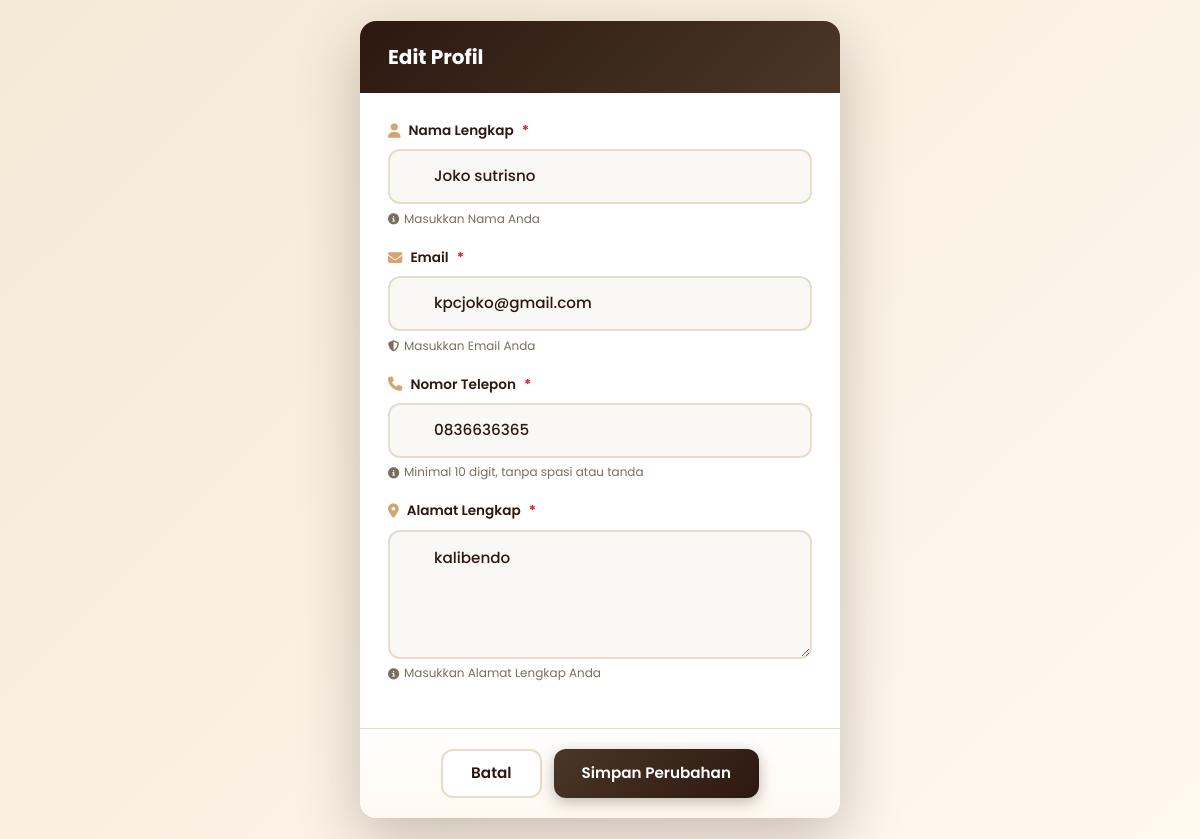
Page /customer/edit_profile.php (signed in) on the committed database.
### tables this page shows
CREATE TABLE `users` (
  `id` int(11) NOT NULL,
  `username` varchar(50) NOT NULL,
  `password` varchar(255) NOT NULL,
  `role` enum('admin','manager','customer') NOT NULL,
  `nama_lengkap` varchar(100) NOT NULL,
  `email` varchar(100) NOT NULL,
  `telepon` varchar(15) DEFAULT NULL,
  `alamat` text DEFAULT NULL,
  `created_at` timestamp NOT NULL DEFAULT current_timestamp()
);

### customer/edit_profile.php (the view, shortened to what this page needs)
<?php
require_once '../config/config.php';
$user_id = $_SESSION['user_id'];
$query = "SELECT * FROM users WHERE id='$user_id'";
$result = mysqli_query($conn, $query);
$user = mysqli_fetch_assoc($result);
?>
<!DOCTYPE html>
<html lang="id">
<head>
    <link href="https://cdn.jsdelivr.net/npm/bootstrap@5.3.0/dist/css/bootstrap.min.css" rel="stylesheet">
    <link rel="stylesheet" href="https://cdnjs.cloudflare.com/ajax/libs/font-awesome/6.4.0/css/all.min.css">
    <link rel="stylesheet" href="css/edit.css">
</head>
<body>
    <div class="edit-card">
        <div class="edit-header">
            <h3 class="edit-title">Edit Profil</h3>
        </div>
        <div class="edit-body">
            <form method="POST" action="" id="profileForm">
                <div class="form-group">
                    <label class="form-group-label">
                        <i class="fas fa-user"></i>
                        Nama Lengkap
                        <span class="required">*</span>
                    </label>
                    <div class="input-wrapper">
                        <input type="text" name="nama" class="form-control-custom"
                            value="<?= htmlspecialchars($user['nama_lengkap'] ?? '') ?>"
                            placeholder="masukkan nama Anda" required>
                    </div>
                    <div class="input-hint">
                        <i class="fas fa-info-circle"></i>
                        Masukkan Nama Anda
                    </div>
                </div>
                <div class="form-group">
                    <label class="form-group-label">
                        <i class="fas fa-envelope"></i>
                        Email
                        <span class="required">*</span>
                    </label>
                    <div class="input-wrapper">
                        <input type="email" name="email" class="form-control-custom"
                            value="<?= htmlspecialchars($user['email'] ?? '') ?>" placeholder="masukkan email Anda"
                            required>
                    </div>
                    <div class="input-hint">
                        <i class="fas fa-shield-alt"></i>
                        Masukkan Email Anda
                    </div>
                </div>
                <div class="form-group">
                    <label class="form-group-label">
                        <i class="fas fa-phone"></i>
                        Nomor Telepon
                        <span class="required">*</span>
                    </label>
                    <div class="input-wrapper">
                        <input type="text" name="telepon" class="form-control-custom"
                            value="<?= htmlspecialchars($user['telepon'] ?? '') ?>"
                            placeholder="masukkan nomor telepon Anda, tanpa spasi atau tanda" pattern="[0-9]{10,13}"
                            required>
                    </div>
                    <div class="input-hint">
                        <i class="fas fa-info-circle"></i>
                        Minimal 10 digit, tanpa spasi atau tanda
                    </div>
                </div>
                <div class="form-group">
                    <label class="form-group-label">
                        <i class="fas fa-map-marker-alt"></i>
                        Alamat Lengkap
                        <span class="required">*</span>
                    </label>
                    <div class="input-wrapper">
                        <textarea name="alamat" class="form-control-custom"
                            placeholder="masukkan alamat lengkap Anda, termasuk jalan, kota, dan kode pos" rows="4"
                            required><?= htmlspecialchars($user['alamat'] ?? '') ?></textarea>
                    </div>
                    <div class="input-hint">
                        <i class="fas fa-info-circle"></i>
                        Masukkan Alamat Lengkap Anda
                    </div>
                </div>
            </form>
        </div>
        <div class="edit-footer">
            <a href="dashboard.php" class="btn-modal-close">  Batal
            </a>
            <button type="submit" form="profileForm" class="btn-modal-save"> Simpan Perubahan
            </button>
        </div>
    </div>
</body>
</html>

### customer/css/edit.css (style rules this page uses)
:root { --coffee-dark: #2C1810; --coffee-primary: #4A3728; --coffee-gold: #D4A574; --coffee-light: #F5E6D3; --coffee-cream: #F5E9D7; --coffee-cream-light: #FFF9F0; --coffee-accent: #8D6E63; --c-muted: #7a6f5d; --c-border: #e8dcc8; --shadow-lg: 0 20px 60px rgba(44, 24, 16, 0.25); --radius: 16px; --transition: all 0.25s ease; }
* { font-family: 'Poppins', system-ui, sans-serif; box-sizing: border-box; }
body { background: linear-gradient(135deg, var(--coffee-cream) 0%, var(--coffee-cream-light) 100%); min-height: 100vh; display: flex; align-items: center; justify-content: center; padding: 1rem; margin: 0; color: var(--coffee-dark); }
.edit-card { width: 100%; max-width: 480px; background: #fff; border-radius: var(--radius); box-shadow: var(--shadow-lg); overflow: hidden; display: flex; flex-direction: column; max-height: 95vh; }
.edit-header { background: linear-gradient(135deg, var(--coffee-dark) 0%, var(--coffee-primary) 100%); color: #fff; padding: 1.5rem 1.75rem; display: flex; align-items: center; justify-content: space-between; flex-shrink: 0; }
.edit-title { font-weight: 700; font-size: 1.25rem; display: flex; align-items: center; gap: 0.6rem; margin: 0; }
.edit-body { padding: 1.75rem; background: #fff; overflow-y: auto; flex: 1; }
.form-group { margin-bottom: 1.25rem; position: relative; }
.form-group-label { display: flex; align-items: center; gap: 0.5rem; font-size: 0.85rem; font-weight: 600; color: var(--coffee-dark); margin-bottom: 0.5rem; }
.form-group-label i { color: var(--coffee-gold); font-size: 0.9rem; }
.form-group-label .required { color: #dc2626; font-weight: 700; }
.input-wrapper { position: relative; display: flex; align-items: center; }
.form-control-custom { width: 100%; padding: 0.875rem 1rem 0.875rem 2.75rem; border: 2px solid var(--c-border); border-radius: 12px; font-size: 0.95rem; font-weight: 500; color: var(--coffee-dark); background: #faf8f5; transition: var(--transition); font-family: inherit; }
.form-control-custom::placeholder { color: var(--c-muted); font-weight: 400; font-style: italic; }
textarea.form-control-custom { min-height: 100px; resize: vertical; line-height: 1.6; }
.input-hint { font-size: 0.75rem; color: var(--c-muted); margin-top: 0.35rem; display: flex; align-items: center; gap: 0.3rem; }
.input-hint i { font-size: 0.7rem; }
.edit-footer { background: linear-gradient(to top, var(--coffee-cream-light), #fff); border: none; padding: 1.25rem 1.75rem; display: flex; gap: 0.75rem; justify-content: center; flex-shrink: 0; border-top: 1px solid var(--c-border); }
.btn-modal-close { background: #fff; color: var(--coffee-dark) !important; border: 2px solid var(--c-border); padding: 0.7rem 1.75rem; border-radius: 12px; font-weight: 600; font-size: 0.95rem; cursor: pointer; transition: var(--transition); display: inline-flex; align-items: center; gap: 0.5rem; text-decoration: none; }
.btn-modal-save { background: linear-gradient(135deg, var(--coffee-primary), var(--coffee-dark)); color: #fff !important; border: none; padding: 0.7rem 1.75rem; border-radius: 12px; font-weight: 600; font-size: 0.95rem; cursor: pointer; transition: var(--transition); display: inline-flex; align-items: center; gap: 0.5rem; box-shadow: 0 4px 15px rgba(74, 55, 40, 0.35); }

### rows in the picture
users: nama "Joko sutrisno", email "kpcjoko@gmail.com", telepon "0836636365", alamat "kalibendo"
